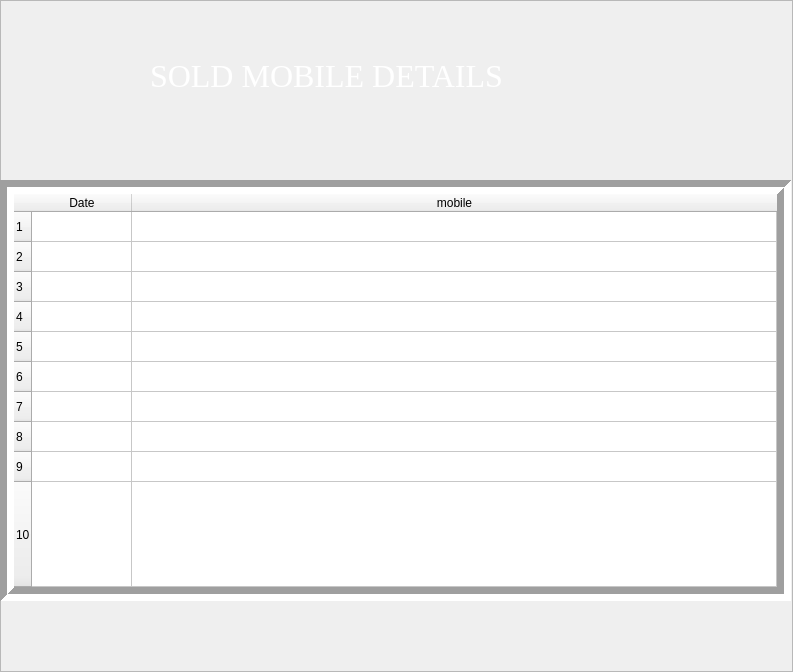
<?xml version="1.0" encoding="UTF-8"?>
<ui version="4.0">
 <class>SOLD</class>
 <widget class="QFrame" name="SOLD">
  <property name="geometry">
   <rect>
    <x>0</x>
    <y>0</y>
    <width>793</width>
    <height>672</height>
   </rect>
  </property>
  <property name="windowTitle">
   <string>Frame</string>
  </property>
  <property name="styleSheet">
   <string notr="true"/>
  </property>
  <property name="frameShape">
   <enum>QFrame::StyledPanel</enum>
  </property>
  <property name="frameShadow">
   <enum>QFrame::Raised</enum>
  </property>
  <widget class="QTableWidget" name="tbl">
   <property name="geometry">
    <rect>
     <x>0</x>
     <y>180</y>
     <width>791</width>
     <height>421</height>
    </rect>
   </property>
   <property name="frameShape">
    <enum>QFrame::Box</enum>
   </property>
   <property name="lineWidth">
    <number>7</number>
   </property>
   <property name="sortingEnabled">
    <bool>false</bool>
   </property>
   <property name="rowCount">
    <number>10</number>
   </property>
   <property name="columnCount">
    <number>2</number>
   </property>
   <attribute name="horizontalHeaderCascadingSectionResizes">
    <bool>true</bool>
   </attribute>
   <attribute name="horizontalHeaderShowSortIndicator" stdset="0">
    <bool>true</bool>
   </attribute>
   <attribute name="horizontalHeaderStretchLastSection">
    <bool>true</bool>
   </attribute>
   <attribute name="verticalHeaderCascadingSectionResizes">
    <bool>true</bool>
   </attribute>
   <attribute name="verticalHeaderShowSortIndicator" stdset="0">
    <bool>true</bool>
   </attribute>
   <attribute name="verticalHeaderStretchLastSection">
    <bool>true</bool>
   </attribute>
   <row/>
   <row/>
   <row/>
   <row/>
   <row/>
   <row/>
   <row/>
   <row/>
   <row/>
   <row/>
   <column>
    <property name="text">
     <string>Date</string>
    </property>
   </column>
   <column>
    <property name="text">
     <string>mobile</string>
    </property>
   </column>
  </widget>
  <widget class="QLabel" name="label">
   <property name="geometry">
    <rect>
     <x>150</x>
     <y>40</y>
     <width>471</width>
     <height>71</height>
    </rect>
   </property>
   <property name="font">
    <font>
     <family>Georgia</family>
     <pointsize>24</pointsize>
     <italic>false</italic>
    </font>
   </property>
   <property name="styleSheet">
    <string notr="true">color: rgb(255, 255, 255);</string>
   </property>
   <property name="text">
    <string>SOLD MOBILE DETAILS</string>
   </property>
  </widget>
  <widget class="QLabel" name="label_2">
   <property name="geometry">
    <rect>
     <x>-6</x>
     <y>-5</y>
     <width>791</width>
     <height>731</height>
    </rect>
   </property>
   <property name="text">
    <string/>
   </property>
   <property name="pixmap">
    <pixmap>img7.jpg</pixmap>
   </property>
  </widget>
  <zorder>label_2</zorder>
  <zorder>tbl</zorder>
  <zorder>label</zorder>
 </widget>
 <resources>
  <include location="imgresource.qrc"/>
 </resources>
 <connections/>
</ui>
